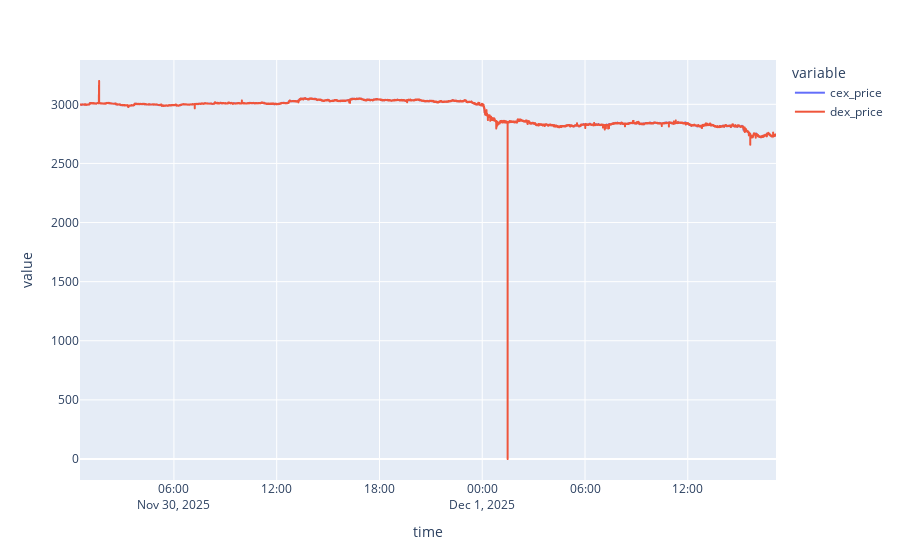

The notebook cell saved with this chart:
### Code cell
df_final = df_merged[['time', 'close', 'price']].rename(columns={"price": "dex_price", "close": "cex_price"})
px.line(df_final, 'time', ['cex_price', 'dex_price'])

### Figure 1 — Plotly figure (JSON) as saved in the notebook; plotly's stock layout.template omitted (floating-point values rounded to 4 significant figures; data arrays with more than 128 entries replaced by an {"elided": "..."} marker saying what was removed)
{"data": [{"hovertemplate": "variable=cex_price<br>time=%{x}<br>value=%{y}<extra></extra>", "legendgroup": "cex_price", "line": {"color": "#636efa", "dash": "solid"}, "marker": {"symbol": "circle"}, "mode": "lines", "name": "cex_price", "showlegend": true, "type": "scattergl", "x": {"elided": "10000 str values"}, "xaxis": "x", "y": {"elided": "10000 float values"}, "yaxis": "y"}, {"hovertemplate": "variable=dex_price<br>time=%{x}<br>value=%{y}<extra></extra>", "legendgroup": "dex_price", "line": {"color": "#EF553B", "dash": "solid"}, "marker": {"symbol": "circle"}, "mode": "lines", "name": "dex_price", "showlegend": true, "type": "scattergl", "x": {"elided": "10000 str values"}, "xaxis": "x", "y": {"elided": "10000 float values"}, "yaxis": "y"}], "layout": {"legend": {"title": {"text": "variable"}, "tracegroupgap": 0}, "margin": {"t": 60}, "xaxis": {"anchor": "y", "domain": [0, 1], "title": {"text": "time"}}, "yaxis": {"anchor": "x", "domain": [0, 1], "title": {"text": "value"}}}}
